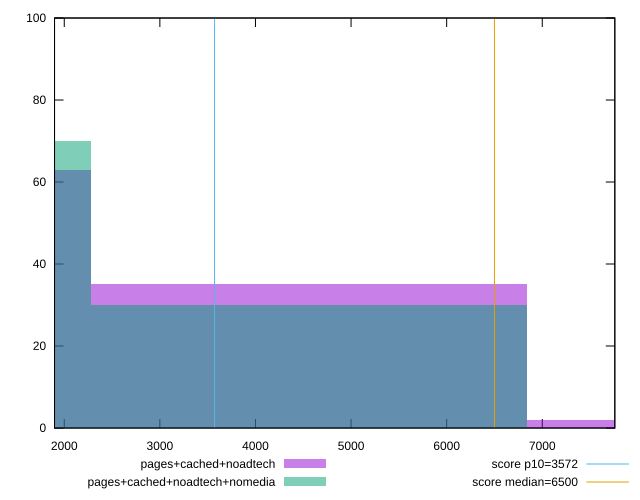

Here is the gnuplot script that generated this plot:
reset

$pagesCachedNoadtech <<EOF
9120.559111892955 2
0 63
4560.279555946478 35
EOF

$pagesCachedNoadtechNomedia <<EOF
4560.279555946478 30
0 70
EOF

set key outside below
set boxwidth 4560.279555946478
set xrange [1898.2045000000003:7758.945999999999]
set yrange [0:100]
set trange [0:100]
set style fill transparent solid 0.5 noborder

set parametric
set terminal svg size 640, 500 enhanced background rgb 'white'
set output "report_00017_2021-02-10T15-08-03.406Z/first-cpu-idle/comparison/histogram/2_vs_3.svg"

plot $pagesCachedNoadtech title "pages+cached+noadtech" with boxes, \
     $pagesCachedNoadtechNomedia title "pages+cached+noadtech+nomedia" with boxes, \
     3572,t title "score p10=3572", \
     6500,t title "score median=6500"

reset
